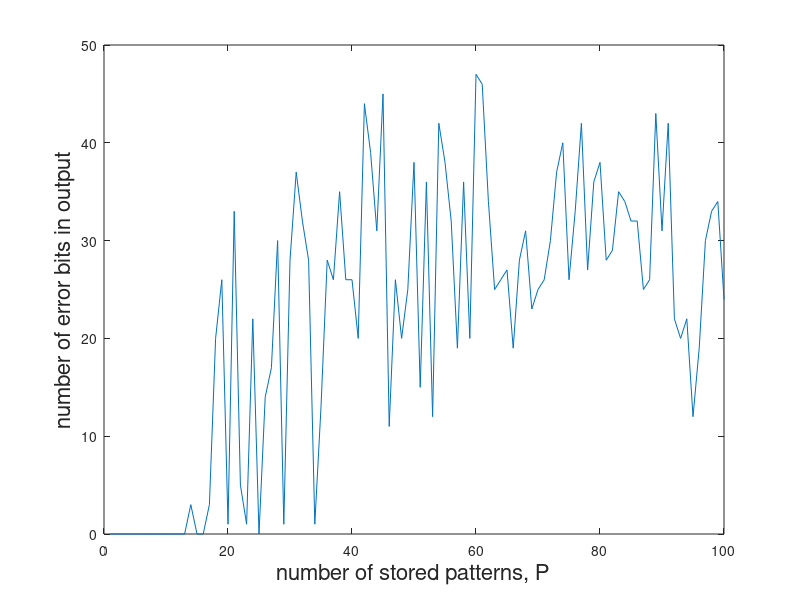

This chart was generated by the following MATLAB code:
%simulation for the standard Hopfield netrwork

P = 100; %number of vectors
N = 100; %dimension of vectors
delta2 = zeros(P,1);

for m = 1:3
for k = 1:P % loop P, number of patterns
    n = N; %all vectors have same dimension
    p = k; %vary number of vectors   
input = randi([0 1], p, n);%generate some vectors to memorize
q = size(input,1); % Find the number of vectors 
n = size(input,2); % Find the dimension of the vectors 
x = 2*(input) - 1;% Convert to bipolar 
 
% Initialize and compute the weight matrix 
w = zeros(n,n); 
for i=1:q  
 w = w + x(i,:)'*x(i,:); 
end 
w = w - q*eye(n); % Zero off the diagonal 
 
%set the probe vector
Num = 1; %which vector to recall 
probe = input(Num,:);

%flip a few bits
flip_N = 0;
for i =1:flip_N
    probe(i) = abs(probe(i)-1);
end

%ok now we got the signal
signal_vector = 2*probe-1; % Convert probe to bipolar form 
flag = 0;						% Initialize flag 
 
while flag ~= n  
    permindex = randperm(n);	% Randomize the order of update 
    old_signal_vector = signal_vector;	% Keep a copy of the signals 
    for j = 1:n 					% Update all neurons once per epoch 
      act_vec = signal_vector * w;  
      if act_vec(permindex(j)) > 0 
        signal_vector(permindex(j)) = 1; 
      elseif act_vec(permindex(j)) < 0 
        signal_vector(permindex(j)) = -1; 
      end 
    end 
  flag = signal_vector*old_signal_vector';	% Generate flag 
end 
stored_original = input(Num,:); %whats in the memory
corrupted_input = probe; % with bits flipped - try to associate it 
returned = .5*(signal_vector+1); % attempt to associate from incomplete probe
delta = stored_original - returned;
delta2(k,1) = delta*delta';
end
end

figure(1)
plot(delta2);
hold on
xlabel('number of stored patterns, P', 'FontSize', 16);
ylabel('number of error bits in output', 'FontSize', 16); %mismatch in the associated pattern to the pattern stored